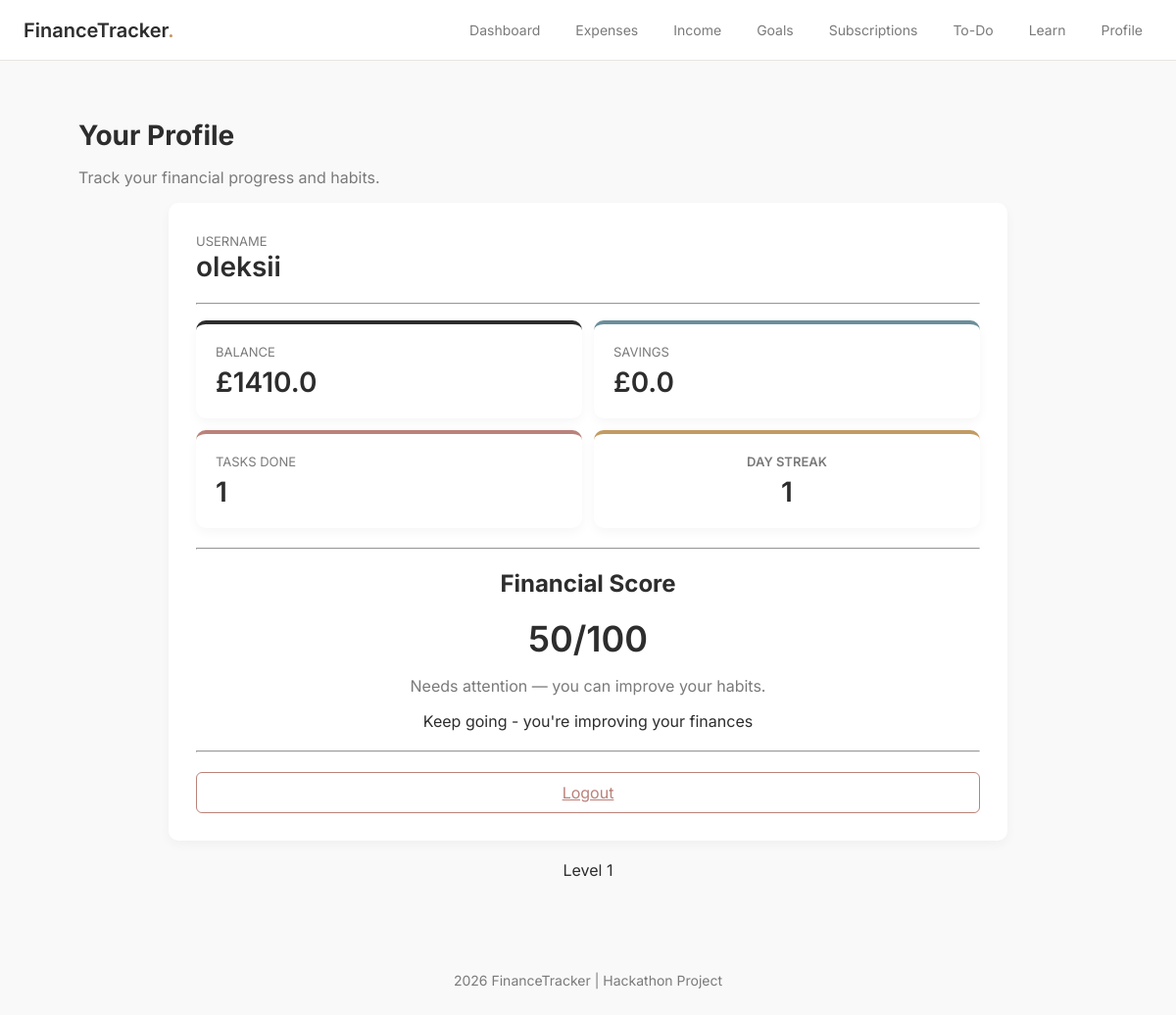
Screenshot of /profile/oleksii with the database file from the repository.
### tables this page shows
CREATE TABLE users (
        id INTEGER PRIMARY KEY AUTOINCREMENT,
        username TEXT UNIQUE,
        streak INTEGER DEFAULT 0,
        email TEXT,
        password TEXT,
        balance REAL DEFAULT 0,
        savings REAL DEFAULT 0,
        last_active TEXT
    );

### app.py (the view)
@app.route("/profile/<username>")
def profile(username):
    user_id = get_user_id(username)
    if not user_id:
        return redirect(url_for("index"))
    conn = get_db()
    user = conn.execute(
        "SELECT * FROM users WHERE id=?",
        (user_id,)
    ).fetchone()
    income_data = conn.execute(
        "SELECT * FROM income WHERE user_id=?",
        (user_id,)
    ).fetchall()
    expenses_data = conn.execute(
        "SELECT * FROM expenses WHERE user_id=?",
        (user_id,)
    ).fetchall()
    tasks_done = conn.execute(
        "SELECT COUNT(*) as count FROM todo WHERE user_id=? AND completed=1",
        (user_id,)
    ).fetchone()["count"]
    conn.close()
    total_inc = sum([i["amount"] for i in income_data])
    total_exp = sum([e["amount"] for e in expenses_data])
    score = 0
    if total_inc > 0:
        savings_rate = user["savings"] / total_inc
        if savings_rate > 0.2:
            score += 40
        elif savings_rate > 0.1:
            score += 25
        else:
            score += 10
    if total_inc > total_exp:
        score += 30
    else:
        score += 10
    if user["streak"] > 5:
        score += 20
    else:
        score += 10
    score = min(score, 100)
    if score > 75:
        message = "You're in great financial shape!"
    elif score > 50:
        message = "You're doing well, keep improving!"
    else:
        message = "Needs attention — you can improve your habits."
    return render_template(
        "profile.html",
        user=user,
        username=username,
        score=score,
        tasks_done=tasks_done,
        message=message, level=user["streak"] // 3 + 1
    )

### app.py (called while the page is built)
def get_db():
    conn = sqlite3.connect(DB)
    conn.row_factory = sqlite3.Row
    return conn

def get_user_id(username):
    conn = get_db()
    user = conn.execute(
        "SELECT id FROM users WHERE username=?",
        (username,)
    ).fetchone()
    conn.close()
    return user["id"] if user else None

@app.context_processor
def inject_user():
    username = request.view_args.get("username") if request.view_args else None
    return dict(current_user=username)

### templates/profile.html (shortened to what this page needs)
{% extends "layout.html" %}
{% block navbar %}
    {% include "navbar.html" %}
{% endblock %}
{% block content %}
<div class="container">
    <div class="dashboard-header">
        <h1>Your Profile</h1>
        <p>Track your financial progress and habits.</p>
    </div>
    <div class="form-card" style="border-top-color: #2D2D2D; max-width: 800px; margin: 0 auto;">
        <div style="margin-bottom: 20px;">
            <label class="stat-label">Username</label>
            <div class="stat-value">{{ current_user }}</div>
        </div>
        <hr>
        <div class="overview-grid" style="grid-template-columns: repeat(2, 1fr); gap: 12px; margin-top: 16px;">
            <div class="stat-card balance-card">
                <div class="stat-label">Balance</div>
                <div class="stat-value">£{{ user.balance }}</div>
            </div>
            <div class="stat-card savings">
                <div class="stat-label">Savings</div>
                <div class="stat-value">£{{ user.savings }}</div>
            </div>
            <div class="stat-card expense">
                <div class="stat-label">Tasks Done</div>
                <div class="stat-value">{{ tasks_done }}</div>
            </div>
            <div class="streak-card ">
                <div class="stat-label">Day streak</div>
                <div class="stat-value">{{ user.streak }}</div>
            </div>
        </div>
        <hr style="margin: 20px 0;">
        <div style="text-align: center; margin-top: 20px;">
            <h2>Financial Score</h2>
            <div style="font-size: 36px; font-weight: 600;">
                {{ score }}/100
            </div>
            <p style="color: #7A7A7A;">{{ message }}</p>
        </div>
        <div style="text-align: center;">
            {% if user.balance < 0 %}
                <p class="warning">You're in negative balance - take control!</p>
            {% elif user.savings > user.balance * 0.3 %}
                <p class="good">Great job! You're building strong savings</p>
            {% else %}
                <p>Keep going - you're improving your finances</p>
            {% endif %}
        </div>
        <hr style="margin: 20px 0;">
        <a href="/" class="btn-secondary" style="color: #BA827A; border-color: #BA827A; width: 100%; box-sizing: border-box;">
            Logout
        </a>
    </div>
    <div style="text-align:center; margin-top: 20px;">
        <p>Level {{ level }}</p>
    </div>
</div>
{% endblock %}

### static/css/style.css (style rules this page uses)
body { font-family: 'Inter', -apple-system, BlinkMacSystemFont, "Segoe UI", sans-serif; background-color: #F9F9F9; color: #2D2D2D; margin: 0; -webkit-font-smoothing: antialiased; }
.container { max-width: 1040px; margin: 0 auto; padding: 40px 24px; }
.dashboard-header h1 { font-size: 28px; margin-bottom: 8px; }
.dashboard-header p { color: #7A7A7A; }
.overview-grid { display: grid; grid-template-columns: repeat(auto-fit, minmax(220px, 1fr)); gap: 20px; }
.stat-card, .balance-card, .streak-card { background: #FFFFFF; padding: 20px; border-radius: 10px; box-shadow: 0 4px 12px rgba(0,0,0,0.04); }
.balance-card { border-top: 4px solid #2D2D2D; }
.streak-card { text-align: center; font-weight: 600; border-top: 4px solid #C29B62; }
.stat-card.expense { border-top: 4px solid #BA827A; }
.stat-card.savings { border-top: 4px solid #6B8E9B; }
.stat-label { font-size: 13px; color: #7A7A7A; text-transform: uppercase; margin-bottom: 6px; }
.stat-value { font-size: 28px; font-weight: 600; }
.form-card { background: white; padding: 28px; border-radius: 10px; box-shadow: 0 4px 12px rgba(0,0,0,0.04); margin-bottom: 40px; }
.btn-secondary { background: transparent; border: 1px solid #BA827A; color: #BA827A; padding: 10px; border-radius: 6px; text-align: center; display: block; }
a { transition: all 0.2s ease; }

### rows the page displays
users: username "oleksii", balance "1410.0", savings "0.0", streak "1"

### other values shown
{{ tasks_done }} "1"
{{ score }} "50"
{{ message }} "Needs attention — you can improve your habits."
{{ level }} "1"
